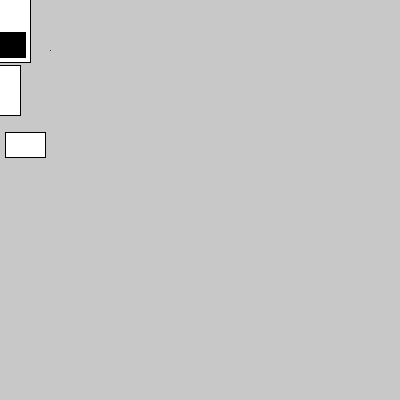
Frame 1 (no input)
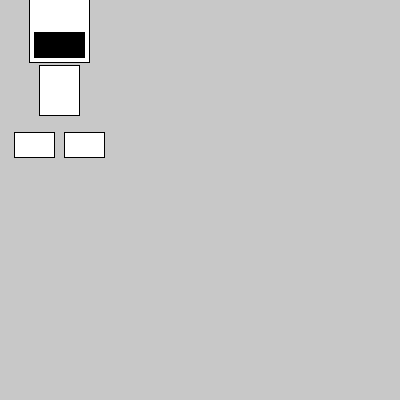
Frame 60 (the mouse pressed at the canvas centre just before this capture)
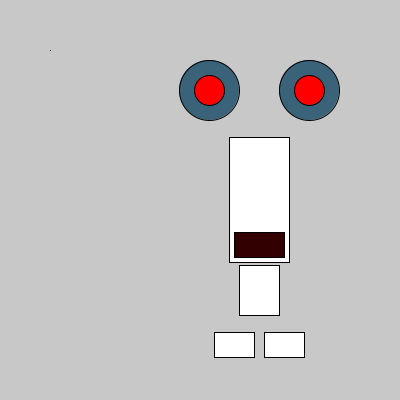
Frame 120 (the mouse held since frame 60 and released just before this capture)

The Processing sketch that drew these frames (run headless with seeded random() and noise(); from frame 60 on, the mouse is pressed at the canvas centre):

// Processing sketch: processing_93625
// ── processing_93625.pde

int sup;
int r;
 float eyeR;
 float eyeG;
 float eyeB;
 


void setup () {
size(400,400);
smooth();
 frameRate (30);
}

void draw(){
  background(200);
rectMode(CENTER);
point(50,50);
//line(150,300,100,200);
//head
fill(255);
rect(mouseX,mouseY, 60,125);
// mouth
fill(r,0,0);
rect(mouseX,mouseY+45,50,25);

//body
fill(255);
rect(mouseX, mouseY+90,40,50);

//feet
rect(mouseX+25,mouseY+145,40,25);
rect(mouseX-25,mouseY+145,40,25);
//eye
eyeR = random(255);
eyeG = random(255);
eyeB = random(255);
fill(eyeR,eyeG,eyeB);
//fill(255);
ellipse(mouseX-50,mouseY-110,60,60);
ellipse(mouseX+50,mouseY-110,60,60);
//pupil
fill(255,0,0);
ellipse(mouseX+50,mouseY-110,30,30);
ellipse(mouseX-50,mouseY-110,30,30);
mouseX = mouseX+1;
}

void mousePressed() {
  r= r+50;
}
